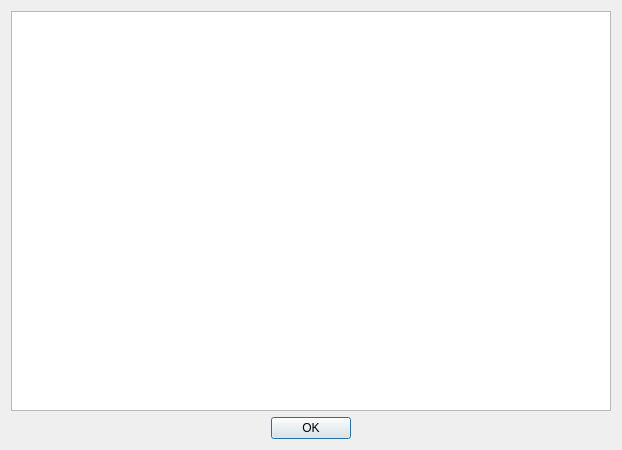
<?xml version="1.0" encoding="UTF-8"?>
<ui version="4.0">
 <class>DocumentationWindow</class>
 <widget class="QDialog" name="DocumentationWindow">
  <property name="geometry">
   <rect>
    <x>0</x>
    <y>0</y>
    <width>618</width>
    <height>447</height>
   </rect>
  </property>
  <property name="windowTitle">
   <string>Documentation</string>
  </property>
  <layout class="QGridLayout" name="gridLayoutDocumentationWindow">
   <item row="0" column="0">
    <widget class="QTextBrowser" name="textBrowserDocumentation">
     <property name="minimumSize">
      <size>
       <width>600</width>
       <height>400</height>
      </size>
     </property>
    </widget>
   </item>
   <item row="1" column="0">
    <widget class="QDialogButtonBox" name="buttonBox">
     <property name="standardButtons">
      <set>QDialogButtonBox::Ok</set>
     </property>
     <property name="centerButtons">
      <bool>true</bool>
     </property>
    </widget>
   </item>
  </layout>
 </widget>
 <resources/>
 <connections>
  <connection>
   <sender>buttonBox</sender>
   <signal>accepted()</signal>
   <receiver>DocumentationWindow</receiver>
   <slot>accept()</slot>
   <hints>
    <hint type="sourcelabel">
     <x>248</x>
     <y>254</y>
    </hint>
    <hint type="destinationlabel">
     <x>157</x>
     <y>274</y>
    </hint>
   </hints>
  </connection>
  <connection>
   <sender>buttonBox</sender>
   <signal>rejected()</signal>
   <receiver>DocumentationWindow</receiver>
   <slot>reject()</slot>
   <hints>
    <hint type="sourcelabel">
     <x>316</x>
     <y>260</y>
    </hint>
    <hint type="destinationlabel">
     <x>286</x>
     <y>274</y>
    </hint>
   </hints>
  </connection>
 </connections>
</ui>
